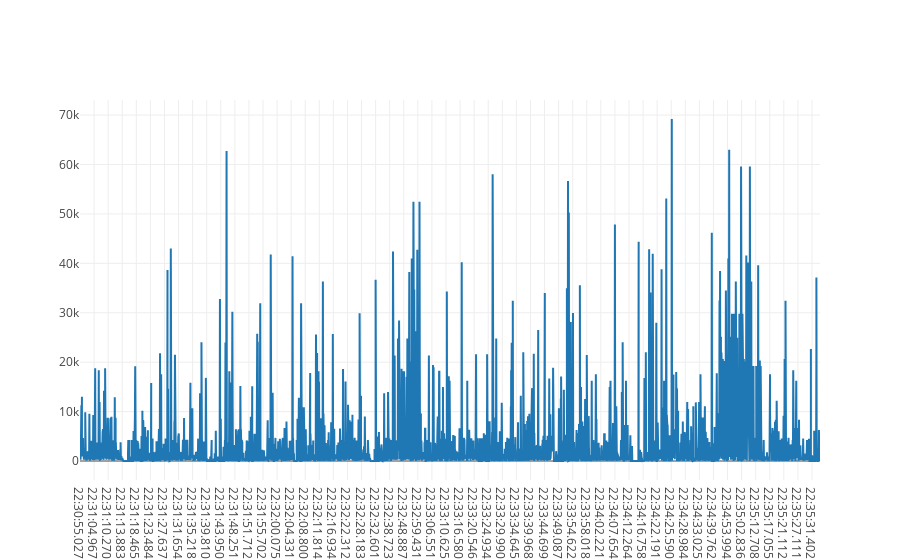

Notebook source saved alongside this figure:
### Code cell
trace = go.Scatter(
    x = Raid_spell_heal['Time'],
    y = Raid_spell_heal['spell_damage'],
    name = 'Raid Spell Heals'
)

data = [trace]

iplot(data, filename='heal-line')

### Figure 1 — Plotly figure (JSON) as saved in the notebook; plotly's stock layout.template omitted (floating-point values rounded to 4 significant figures; data arrays with more than 128 entries replaced by an {"elided": "..."} marker saying what was removed)
{"data": [{"name": "Raid Spell Heals", "type": "scatter", "uid": "060120ba-f68a-11e8-b6d1-086266568bd8", "x": {"elided": "6891 str values"}, "y": {"elided": "6891 int values"}}], "layout": {}}
